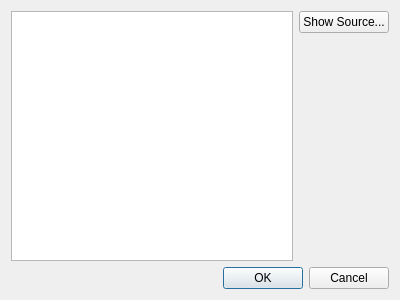
<?xml version="1.0" encoding="UTF-8"?>
<ui version="4.0">
 <class>Form_ESB_CRCType</class>
 <widget class="QDialog" name="Form_ESB_CRCType">
  <property name="geometry">
   <rect>
    <x>0</x>
    <y>0</y>
    <width>400</width>
    <height>300</height>
   </rect>
  </property>
  <property name="windowTitle">
   <string>Select CRC Type</string>
  </property>
  <layout class="QVBoxLayout" name="verticalLayout">
   <item>
    <widget class="QWidget" name="widget" native="true">
     <layout class="QHBoxLayout" name="horizontalLayout">
      <property name="leftMargin">
       <number>0</number>
      </property>
      <property name="topMargin">
       <number>0</number>
      </property>
      <property name="rightMargin">
       <number>0</number>
      </property>
      <property name="bottomMargin">
       <number>0</number>
      </property>
      <item>
       <widget class="QListWidget" name="CRCList_listWidget"/>
      </item>
      <item>
       <widget class="QWidget" name="widget_2" native="true">
        <layout class="QVBoxLayout" name="verticalLayout_2">
         <property name="leftMargin">
          <number>0</number>
         </property>
         <property name="topMargin">
          <number>0</number>
         </property>
         <property name="rightMargin">
          <number>0</number>
         </property>
         <property name="bottomMargin">
          <number>0</number>
         </property>
         <item>
          <widget class="QPushButton" name="ShowSource_pushButton">
           <property name="text">
            <string>Show Source...</string>
           </property>
          </widget>
         </item>
         <item>
          <spacer name="verticalSpacer">
           <property name="orientation">
            <enum>Qt::Vertical</enum>
           </property>
           <property name="sizeHint" stdset="0">
            <size>
             <width>20</width>
             <height>40</height>
            </size>
           </property>
          </spacer>
         </item>
        </layout>
       </widget>
      </item>
     </layout>
    </widget>
   </item>
   <item>
    <widget class="QDialogButtonBox" name="buttonBox">
     <property name="orientation">
      <enum>Qt::Horizontal</enum>
     </property>
     <property name="standardButtons">
      <set>QDialogButtonBox::Cancel|QDialogButtonBox::Ok</set>
     </property>
    </widget>
   </item>
  </layout>
 </widget>
 <resources/>
 <connections>
  <connection>
   <sender>buttonBox</sender>
   <signal>accepted()</signal>
   <receiver>Form_ESB_CRCType</receiver>
   <slot>accept()</slot>
   <hints>
    <hint type="sourcelabel">
     <x>248</x>
     <y>254</y>
    </hint>
    <hint type="destinationlabel">
     <x>157</x>
     <y>274</y>
    </hint>
   </hints>
  </connection>
  <connection>
   <sender>buttonBox</sender>
   <signal>rejected()</signal>
   <receiver>Form_ESB_CRCType</receiver>
   <slot>reject()</slot>
   <hints>
    <hint type="sourcelabel">
     <x>316</x>
     <y>260</y>
    </hint>
    <hint type="destinationlabel">
     <x>286</x>
     <y>274</y>
    </hint>
   </hints>
  </connection>
 </connections>
</ui>
